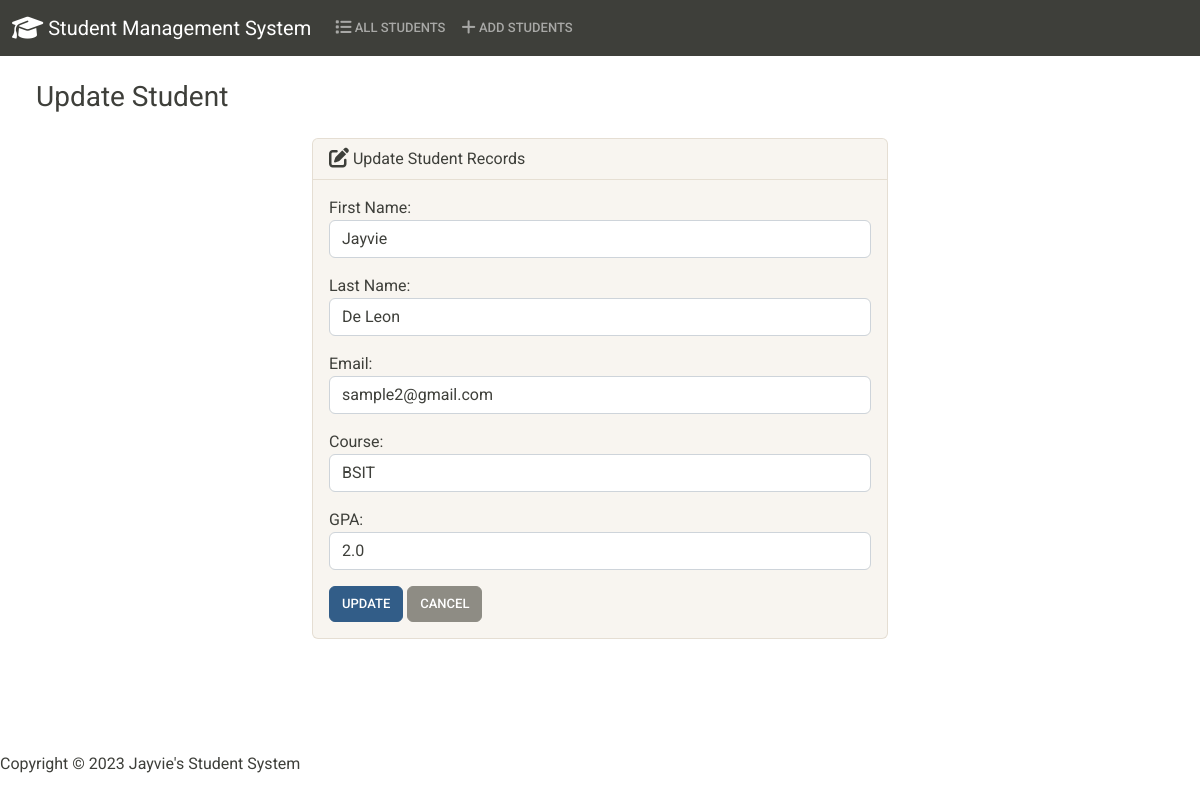
Page /edit/1/ on the committed database.
### students/models.py (models this page shows, shortened)
class Student(models.Model):
    student_number = models.CharField(max_length=8)
    first_name = models.CharField(max_length=50)
    last_name = models.CharField(max_length=50)
    email = models.EmailField(max_length=100)
    course = models.CharField(max_length=50)
    gpa = models.FloatField()

### students/views.py (the view)
# urls.py: path('edit/<int:id>/', views.edit, name='edit'),
def edit(request, id):
    if request.method == 'POST':
        students = Student.objects.get(pk=id)
        form = StudentForm(request.POST, instance=students)
        if form.is_valid():
            form.save()
            return render(request, 'students/edit.html', {
                'form': form,
                'success': True,
            })
    else:
        student = Student.objects.get(pk=id)
        form = StudentForm(instance=student)
        return render(request, 'students/edit.html', {
            'form': form
        })

### students/forms.py
class StudentForm(forms.ModelForm):
    class Meta:
        model = Student
        fields = ['first_name', 'last_name', 'email', 'course', 'gpa']
        labels = {
            'first_name': 'First Name',
            'last_name': 'Last Name',
            'email': 'Email',
            'course': 'Course',
            'gpa': 'GPA',
        }
        widgets = {
            'first_name': forms.TextInput(attrs={'class': 'form-control'}),
            'last_name': forms.TextInput(attrs={'class': 'form-control'}),
            'email': forms.EmailInput(attrs={'class': 'form-control'}),
            'course': forms.TextInput(attrs={'class': 'form-control'}),
            'gpa': forms.NumberInput(attrs={'class': 'form-control'}),
        }

### students/templates/students/edit.html
{% extends 'students/base.html' %} {% block body %}
<h3 class="'text-center m-4">Update Student</h3>
{% if success %}
<div class="alert alert-success" role="alert">
  The student has been successfully updated!
  <a href="{% url 'index' %}" class="alert-link">Go to Home Page.</a>
</div>
{% else %}
<div class="row justify-content-center">
  <div class="col-6">
    <div class="card bg-light mb-3">
      <div class="card-header">
        <i class="fa-solid fa-pen-to-square fa-lg"></i> Update Student Records
      </div>
      <div class="card-body">
        <form action="" method="POST">
          {% csrf_token %} {{ form.as_p }}
          <button type="submit" class="btn btn-primary">Update</button>
          <a href="{% url 'index' %}" class="btn btn-secondary">Cancel</a>
        </form>
      </div>
    </div>
  </div>
</div>
{% endif %} {% endblock %}

### rows in the picture
Student: first_name "Jayvie", last_name "De Leon", email "sample2@gmail.com", course "BSIT", gpa "2.0"
